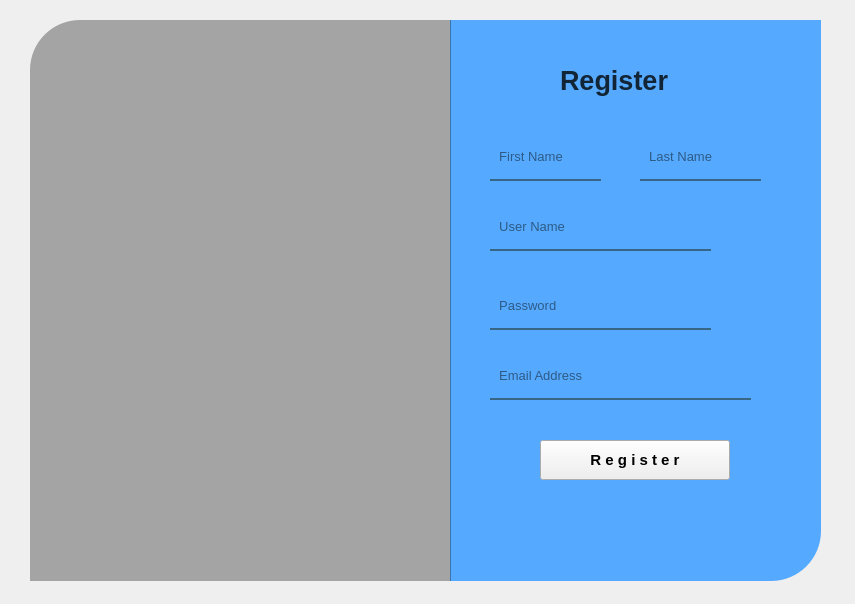
<?xml version="1.0" encoding="UTF-8"?>
<ui version="4.0">
 <class>Form</class>
 <widget class="QWidget" name="Form">
  <property name="geometry">
   <rect>
    <x>0</x>
    <y>0</y>
    <width>855</width>
    <height>604</height>
   </rect>
  </property>
  <property name="windowTitle">
   <string>Form</string>
  </property>
  <widget class="QLabel" name="label_4">
   <property name="geometry">
    <rect>
     <x>30</x>
     <y>20</y>
     <width>421</width>
     <height>561</height>
    </rect>
   </property>
   <property name="styleSheet">
    <string notr="true">background-color:rgba(0, 0, 0, 80);
border-top-left-radius: 50px;
border-image: url(:/images/p.jpeg);</string>
   </property>
   <property name="text">
    <string/>
   </property>
  </widget>
  <widget class="QLabel" name="label_5">
   <property name="geometry">
    <rect>
     <x>450</x>
     <y>20</y>
     <width>371</width>
     <height>561</height>
    </rect>
   </property>
   <property name="styleSheet">
    <string notr="true">background-color:rgba(255, 255, 255, 255);
background-color: rgb(85, 170, 255);
border-bottom-right-radius: 50px;</string>
   </property>
   <property name="text">
    <string/>
   </property>
  </widget>
  <widget class="QLabel" name="label_10">
   <property name="geometry">
    <rect>
     <x>560</x>
     <y>60</y>
     <width>141</width>
     <height>40</height>
    </rect>
   </property>
   <property name="font">
    <font>
     <pointsize>20</pointsize>
     <weight>75</weight>
     <bold>true</bold>
    </font>
   </property>
   <property name="styleSheet">
    <string notr="true">color:rgba(0, 0, 0, 200);</string>
   </property>
   <property name="text">
    <string>Register</string>
   </property>
  </widget>
  <widget class="QLineEdit" name="ho">
   <property name="geometry">
    <rect>
     <x>490</x>
     <y>140</y>
     <width>111</width>
     <height>41</height>
    </rect>
   </property>
   <property name="font">
    <font>
     <pointsize>10</pointsize>
    </font>
   </property>
   <property name="styleSheet">
    <string notr="true">background-color:rgba(0, 0, 0, 0);
border:none;
border-bottom:2px solid rgba(46, 82, 101, 200);
color:rgba(0, 0, 0, 240);
padding-bottom:7px;</string>
   </property>
   <property name="placeholderText">
    <string>  First Name</string>
   </property>
  </widget>
  <widget class="QLineEdit" name="ten">
   <property name="geometry">
    <rect>
     <x>640</x>
     <y>140</y>
     <width>121</width>
     <height>41</height>
    </rect>
   </property>
   <property name="font">
    <font>
     <pointsize>10</pointsize>
    </font>
   </property>
   <property name="styleSheet">
    <string notr="true">background-color:rgba(0, 0, 0, 0);
border:none;
border-bottom:2px solid rgba(46, 82, 101, 200);
color:rgba(0, 0, 0, 240);
padding-bottom:7px;</string>
   </property>
   <property name="placeholderText">
    <string>  Last Name</string>
   </property>
  </widget>
  <widget class="QLineEdit" name="tendn_2">
   <property name="geometry">
    <rect>
     <x>490</x>
     <y>210</y>
     <width>221</width>
     <height>41</height>
    </rect>
   </property>
   <property name="font">
    <font>
     <pointsize>10</pointsize>
    </font>
   </property>
   <property name="styleSheet">
    <string notr="true">background-color:rgba(0, 0, 0, 0);
border:none;
border-bottom:2px solid rgba(46, 82, 101, 200);
color:rgba(0, 0, 0, 240);
padding-bottom:7px;</string>
   </property>
   <property name="placeholderText">
    <string>  User Name</string>
   </property>
  </widget>
  <widget class="QLineEdit" name="matkhau_2">
   <property name="geometry">
    <rect>
     <x>490</x>
     <y>290</y>
     <width>221</width>
     <height>40</height>
    </rect>
   </property>
   <property name="font">
    <font>
     <pointsize>10</pointsize>
    </font>
   </property>
   <property name="styleSheet">
    <string notr="true">background-color:rgba(0, 0, 0, 0);
border:none;
border-bottom:2px solid rgba(46, 82, 101, 200);
color:rgba(0, 0, 0, 240);
padding-bottom:7px;</string>
   </property>
   <property name="echoMode">
    <enum>QLineEdit::Password</enum>
   </property>
   <property name="placeholderText">
    <string>  Password</string>
   </property>
  </widget>
  <widget class="QLineEdit" name="email_2">
   <property name="geometry">
    <rect>
     <x>490</x>
     <y>360</y>
     <width>261</width>
     <height>40</height>
    </rect>
   </property>
   <property name="font">
    <font>
     <pointsize>10</pointsize>
    </font>
   </property>
   <property name="styleSheet">
    <string notr="true">background-color:rgba(0, 0, 0, 0);
border:none;
border-bottom:2px solid rgba(46, 82, 101, 200);
color:rgba(0, 0, 0, 240);
padding-bottom:7px;</string>
   </property>
   <property name="echoMode">
    <enum>QLineEdit::Normal</enum>
   </property>
   <property name="placeholderText">
    <string>  Email Address</string>
   </property>
  </widget>
  <widget class="QPushButton" name="run3">
   <property name="geometry">
    <rect>
     <x>540</x>
     <y>440</y>
     <width>190</width>
     <height>40</height>
    </rect>
   </property>
   <property name="font">
    <font>
     <pointsize>11</pointsize>
     <weight>75</weight>
     <bold>true</bold>
    </font>
   </property>
   <property name="text">
    <string>R e g i s t e r</string>
   </property>
  </widget>
  <zorder>label_5</zorder>
  <zorder>label_4</zorder>
  <zorder>label_10</zorder>
  <zorder>ho</zorder>
  <zorder>ten</zorder>
  <zorder>tendn_2</zorder>
  <zorder>matkhau_2</zorder>
  <zorder>email_2</zorder>
  <zorder>run3</zorder>
 </widget>
 <resources>
  <include location="res.qrc"/>
 </resources>
 <connections/>
</ui>
